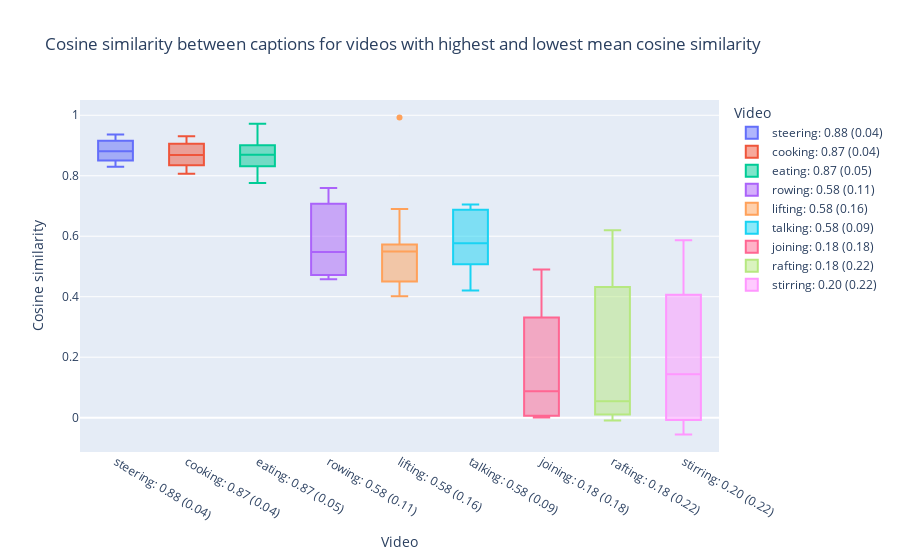

The code cell stored with this chart in its notebook:
### Code cell
# Repeat with boxplots. Use plotly
# Plot the cosine similarity distributions (mean case)
plt.close()
fig = go.Figure()
for idx, row in highest_mean_cosine_sim.iterrows():
    fig.add_trace(go.Box(y=row['cosine_similarities'], name=f"{row['filename'].split('_')[0]}: {row['mean_cosine_sim']:.2f} ({row['std_cosine_sim']:.2f})"))
for idx, row in median_mean_cosine_sim.iterrows():
    fig.add_trace(go.Box(y=row['cosine_similarities'], name=f"{row['filename'].split('_')[0]}: {row['mean_cosine_sim']:.2f} ({row['std_cosine_sim']:.2f})"))
for idx, row in lowest_mean_cosine_sim.iterrows():
    fig.add_trace(go.Box(y=row['cosine_similarities'], name=f"{row['filename'].split('_')[0]}: {row['mean_cosine_sim']:.2f} ({row['std_cosine_sim']:.2f})"))
fig.update_layout(
    title="Cosine similarity between captions for videos with highest and lowest mean cosine similarity",
    yaxis_title="Cosine similarity",
    xaxis_title="Video",
    legend_title="Video"
)
fig.show()

### Figure 1 — Plotly figure (JSON) as saved in the notebook; plotly's stock layout.template omitted (floating-point values rounded to 4 significant figures)
{"data": [{"name": "steering: 0.88 (0.04)", "type": "box", "y": [0.8678, 0.83, 0.8946, 0.833, 0.9366, 0.8937, 0.9156, 0.8507, 0.9234, 0.8528]}, {"name": "cooking: 0.87 (0.04)", "type": "box", "y": [0.9055, 0.8739, 0.86, 0.835, 0.9304, 0.8346, 0.9106, 0.8064, 0.8639, 0.9031]}, {"name": "eating: 0.87 (0.05)", "type": "box", "y": [0.9231, 0.9723, 0.8815, 0.8601, 0.9011, 0.8545, 0.8012, 0.8795, 0.8314, 0.7757]}, {"name": "rowing: 0.58 (0.11)", "type": "box", "y": [0.6023, 0.4601, 0.7074, 0.7591, 0.5537, 0.4878, 0.7162, 0.4575, 0.4717, 0.5428]}, {"name": "lifting: 0.58 (0.16)", "type": "box", "y": [0.5704, 0.573, 0.5501, 0.4011, 0.9923, 0.5481, 0.4507, 0.5464, 0.4362, 0.6903]}, {"name": "talking: 0.58 (0.09)", "type": "box", "y": [0.5639, 0.7035, 0.5902, 0.688, 0.5922, 0.5168, 0.4208, 0.7047, 0.4713, 0.5073]}, {"name": "joining: 0.18 (0.18)", "type": "box", "y": [0.0006027, 0.3137, 0.3309, 0.003465, 0.03114, 0.07219, 0.1031, 0.3983, 0.4901, 0.006736]}, {"name": "rafting: 0.18 (0.22)", "type": "box", "y": [0.002683, 0.03235, -0.009045, 0.01053, 0.4353, 0.4324, 0.2111, 0.6194, 0.04961, 0.05924]}, {"name": "stirring: 0.20 (0.22)", "type": "box", "y": [0.1475, 0.4066, 0.5866, -0.007307, 0.1391, 0.2609, 0.04829, 0.5296, -0.03233, -0.0553]}], "layout": {"legend": {"title": {"text": "Video"}}, "title": {"text": "Cosine similarity between captions for videos with highest and lowest mean cosine similarity"}, "xaxis": {"title": {"text": "Video"}}, "yaxis": {"title": {"text": "Cosine similarity"}}}}
